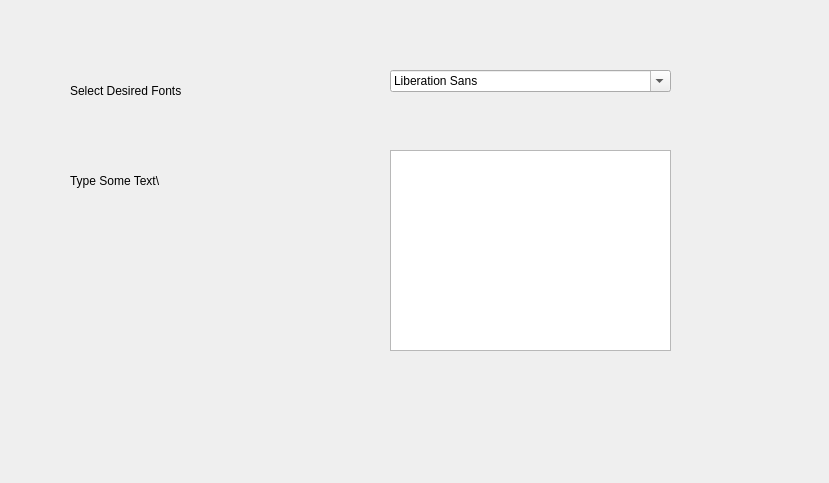
<?xml version="1.0" encoding="UTF-8"?>
<ui version="4.0">
 <class>Dialog</class>
 <widget class="QDialog" name="Dialog">
  <property name="geometry">
   <rect>
    <x>0</x>
    <y>0</y>
    <width>829</width>
    <height>483</height>
   </rect>
  </property>
  <property name="windowTitle">
   <string>Dialog</string>
  </property>
  <widget class="QLabel" name="label">
   <property name="geometry">
    <rect>
     <x>70</x>
     <y>70</y>
     <width>131</width>
     <height>41</height>
    </rect>
   </property>
   <property name="text">
    <string>Select Desired Fonts</string>
   </property>
  </widget>
  <widget class="QLabel" name="label_2">
   <property name="geometry">
    <rect>
     <x>70</x>
     <y>160</y>
     <width>111</width>
     <height>41</height>
    </rect>
   </property>
   <property name="text">
    <string>Type Some Text\</string>
   </property>
  </widget>
  <widget class="QFontComboBox" name="fontComboBox">
   <property name="geometry">
    <rect>
     <x>390</x>
     <y>70</y>
     <width>281</width>
     <height>22</height>
    </rect>
   </property>
  </widget>
  <widget class="QTextEdit" name="textEdit">
   <property name="geometry">
    <rect>
     <x>390</x>
     <y>150</y>
     <width>281</width>
     <height>201</height>
    </rect>
   </property>
  </widget>
 </widget>
 <resources/>
 <connections/>
</ui>
